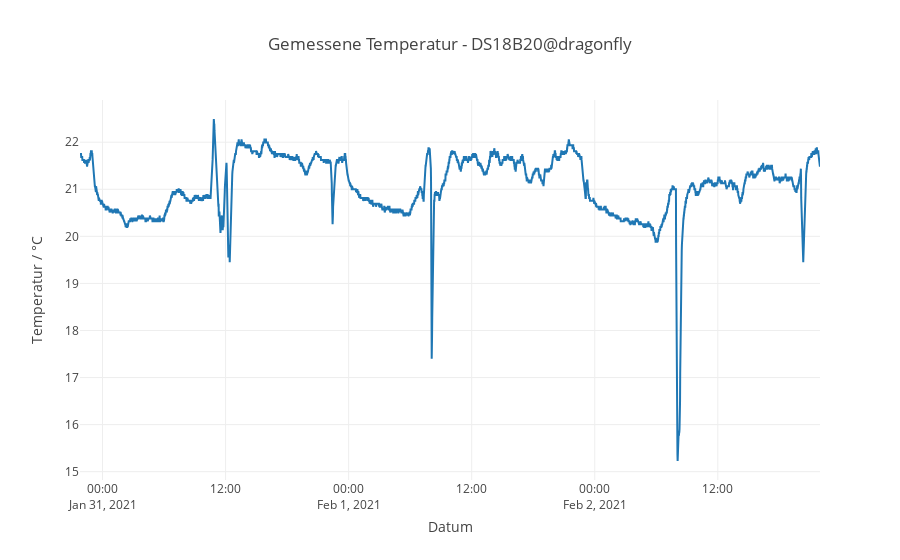

The cell this chart's notebook holds for it:
### Code cell
import plotly.graph_objects as go

import pandas as pd
from pathlib2 import Path

# Create figure
fig = go.Figure()

fig.add_trace(
    go.Scatter(x=list(df.date_time), y=list(df.temp_C)))

# Set title
fig.update_layout(
    title_text="Gemessene Temperatur - DS18B20@dragonfly",
    xaxis_title="Datum",
    yaxis_title="Temperatur / °C",
    template='none',
    #xaxis_range=[npdt2dtdt(df.date_time.values[-60]), npdt2dtdt(df.date_time.values[-1])]
)

fig.show()

### Figure 1 — Plotly figure (JSON) as saved in the notebook; plotly's stock layout.template omitted (floating-point values rounded to 4 significant figures; data arrays with more than 128 entries replaced by an {"elided": "..."} marker saying what was removed)
{"data": [{"type": "scatter", "x": {"elided": "4323 str values"}, "y": {"elided": "4323 float values"}}], "layout": {"title": {"text": "Gemessene Temperatur - DS18B20@dragonfly"}, "xaxis": {"title": {"text": "Datum"}}, "yaxis": {"title": {"text": "Temperatur / °C"}}}}
